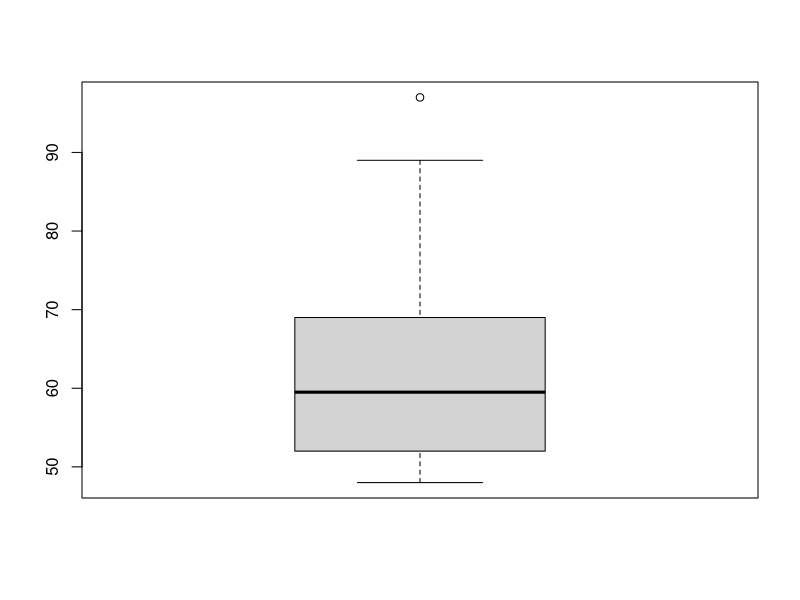
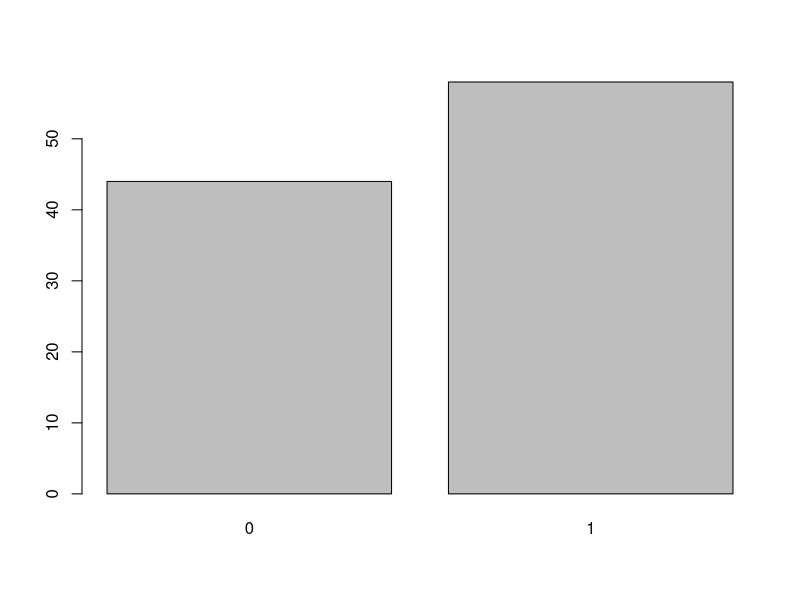
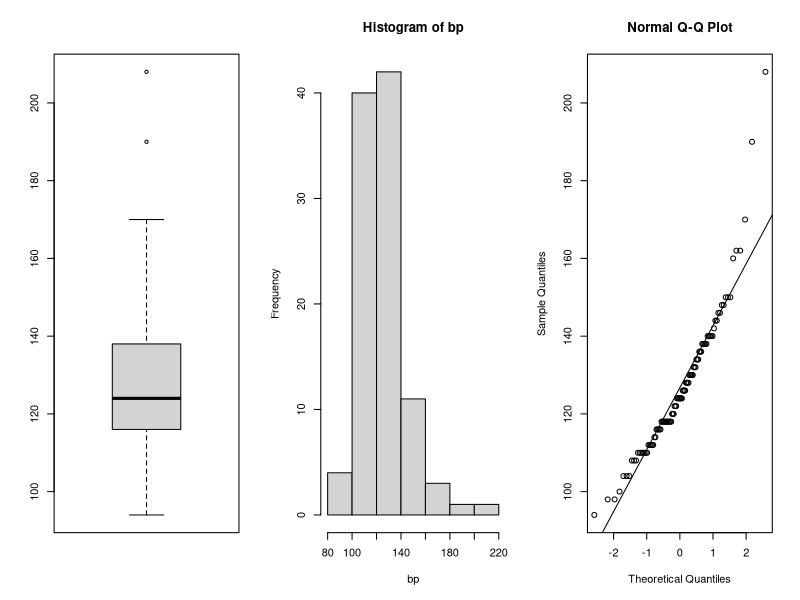
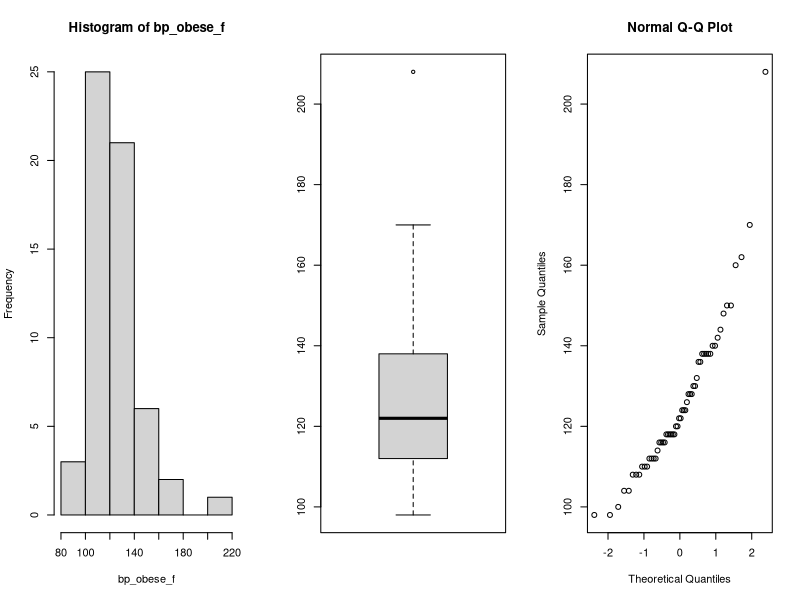

These charts were generated, in order, by the following R code:
########## Exercício 1

# Criar vector com amosta

# A)
amostra <- c(62,72,51,53,62,49,55,56,58,52,48,72,89,72,66,97,55,52,50,61,50,74,66,62)

round(mean(amostra))
median(amostra)
round(sd(amostra),1)

#B) 

amostra2 <- 2*amostra

round(mean(amostra2))
median(amostra2)
round(sd(amostra2),1)

# A média, mediana e desvio padrão são afetadas pelo mesmo efeito

#c) 

amostra5 <- amostra + 5

round(mean(amostra5))
median(amostra5)
round(sd(amostra5),1)

# Média e Mediana afetadas, mas desvio padrão mantém-se

#D)

plot <- boxplot(amostra)

Q1 <- plot$stats[2]
Q3 <- plot$stats[4]

# outlier é 97

########### Exercicio 2

library(haven)
bp_obese <- read_sav("estatistica_pratica/bp.obese.sav")
bp_obese <- as.data.frame(bp_obese)

# a)
dim(bp_obese)[1]

# b) yes sex, obese, bp

# c) 

table(bp_obese$sex)

barplot(table(bp_obese$sex))

# d)
bp <- bp_obese$bp

# d1)
sum(is.na(bp))

# d2)
mean(bp)
median(bp)
quantile(bp, 0.25)
quantile(bp,0.75)
quantile(bp,0.50)

# d3)
max(bp)
min(bp)

# d4)
sd(bp)

# d5)
sd(bp_obese$bp)/sqrt(length(bp_obese$bp))

# d6)
quantile(bp, probs = c(0.25,0.5,0.75,0.05,0.95))

#d7)
floor <- mean(bp) - 2 * sd(bp)  
cap <- mean(bp) + 2 * sd(bp)  

range <- bp[bp < cap & bp > floor]
round(mean(range))

#d8)
par(mfrow=c(1,3))
boxplot(bp)
hist(bp)
qqnorm(bp)
qqline(bp)

#F)
bp_obese_f <- bp_obese[bp_obese$sex == 1,"bp"]

par(mfrow = c(1,3))
hist(bp_obese_f)
boxplot(bp_obese_f)
qqnorm(bp_obese_f)
qqline(bp_obese)


#G) 
bp_obese$cat <- ifelse( bp_obese$obese>1, "High", "Low") 

t <- table(bp_obese$cat, bp_obese$sex)

round(table(bp_obese$cat, bp_obese$sex) / length(bp_obese$cat),2)

#j

tapply(bp_obese$bp, bp_obese$sex, mean)
tapply(bp_obese$bp, bp_obese$sex, sd)

